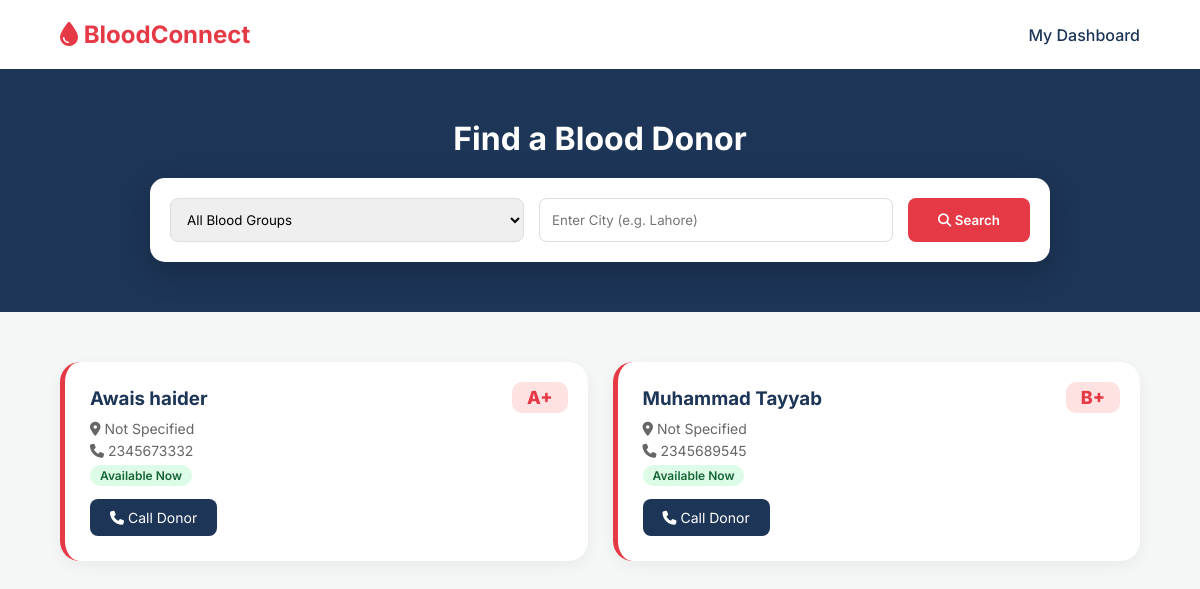
/find-donors.php, run on the app's committed database.
### tables this page shows
CREATE TABLE `users` (
  `id` int(10) UNSIGNED NOT NULL,
  `user_id` varchar(50) NOT NULL,
  `name` varchar(100) NOT NULL,
  `email` varchar(255) NOT NULL,
  `phone` varchar(20) NOT NULL,
  `dob` date NOT NULL,
  `gender` enum('male','female','other') DEFAULT NULL,
  `blood_type` enum('A+','A-','B+','B-','AB+','AB-','O+','O-') NOT NULL,
  `address` text NOT NULL,
  `city` varchar(100) DEFAULT NULL,
  `state` varchar(100) DEFAULT NULL,
  `postal_code` varchar(20) DEFAULT NULL,
  `password_hash` varchar(255) NOT NULL,
  `profile_image` varchar(255) DEFAULT NULL,
  `weight_kg` decimal(5,2) DEFAULT NULL,
  `last_donation_date` date DEFAULT NULL,
  `total_donations` int(11) DEFAULT 0,
  `role` enum('donor','recipient','admin','hospital') DEFAULT 'donor',
  `status` enum('active','inactive','suspended','pending') DEFAULT 'active',
  `available` tinyint(1) DEFAULT 1,
  `email_verified` tinyint(1) DEFAULT 0,
  `email_notifications` tinyint(1) DEFAULT 1,
  `sms_notifications` tinyint(1) DEFAULT 1,
  `push_notifications` tinyint(1) DEFAULT 1,
  `created_at` timestamp NOT NULL DEFAULT current_timestamp(),
  `updated_at` timestamp NOT NULL DEFAULT current_timestamp() ON UPDATE current_timestamp(),
  `last_login` timestamp NULL DEFAULT NULL
);

### find-donors.php (the view, shortened to what this page needs)
<?php
require_once 'config/database.php';
$city = $_GET['city'] ?? '';
$query = "SELECT name, blood_type, phone, city, available FROM users WHERE role = 'donor'";
$query .= " AND status = 'active' ORDER BY last_donation_date ASC";
$donors = $conn->query($query);
?>
<!DOCTYPE html>
<html lang="en">
<head>
    <link rel="stylesheet" href="https://cdnjs.cloudflare.com/ajax/libs/font-awesome/6.4.0/css/all.min.css">
</head>
<body>
<nav class="header">
    <a href="index.php" class="logo"><i class="fas fa-droplet"></i> BloodConnect</a>
    <div>
        <a href="dashboard.php" style="text-decoration:none; color:var(--secondary); font-weight:500;">My Dashboard</a>
    </div>
</nav>
<div class="search-container">
    <h1>Find a Blood Donor</h1>
    <form class="search-box" method="GET">
        <select name="blood_group">
            <option value="">All Blood Groups</option>
        </select>
        <input type="text" name="city" placeholder="Enter City (e.g. Lahore)" value="<?php echo htmlspecialchars($city); ?>">
        <button type="submit" class="btn-search"><i class="fas fa-search"></i> Search</button>
    </form>
</div>
<div class="donors-grid">
    <?php if ($donors->num_rows > 0): ?>
        <?php while($donor = $donors->fetch_assoc()): ?>
        <div class="donor-card">
            <div class="blood-tag"><?php echo $donor['blood_type']; ?></div>
            <div class="donor-info">
                <h3><?php echo htmlspecialchars($donor['name']); ?></h3>
                <p><i class="fas fa-map-marker-alt"></i> <?php echo htmlspecialchars($donor['city'] ?: 'Not Specified'); ?></p>
                <p><i class="fas fa-phone"></i> <?php echo $donor['phone']; ?></p>
                <span class="status <?php echo $donor['available'] ? 'available' : 'unavailable'; ?>">
                    <?php echo $donor['available'] ? 'Available Now' : 'Not Available'; ?>
                </span>
            </div>
            <a href="tel:<?php echo $donor['phone']; ?>" class="btn-contact"><i class="fas fa-phone"></i> Call Donor</a>
        </div>
        <?php endwhile; ?>
    <?php endif; ?>
</div>
</body>
</html>

### find-donors.php (style rules this page uses)
:root { --primary: #e63946; --secondary: #1d3557; --bg: #f4f7f6; }
* { margin: 0; padding: 0; box-sizing: border-box; font-family: 'Inter', sans-serif; }
body { background: var(--bg); color: var(--secondary); }
.header { background: white; padding: 20px 5%; display: flex; justify-content: space-between; align-items: center; box-shadow: 0 2px 10px rgba(0,0,0,0.05); }
.logo { font-size: 24px; font-weight: 700; color: var(--primary); text-decoration: none; }
.search-container { background: var(--secondary); padding: 50px 5%; color: white; text-align: center; }
.search-container h1 { margin-bottom: 20px; font-size: 32px; }
.search-box { background: white; padding: 20px; border-radius: 15px; display: flex; flex-wrap: wrap; gap: 15px; max-width: 900px; margin: 0 auto; box-shadow: 0 10px 30px rgba(0,0,0,0.2); }
.search-box select, .search-box input { flex: 1; padding: 12px; border: 1px solid #ddd; border-radius: 8px; min-width: 150px; }
.btn-search { background: var(--primary); color: white; border: none; padding: 12px 30px; border-radius: 8px; cursor: pointer; font-weight: 600; transition: 0.3s; }
.donors-grid { display: grid; grid-template-columns: repeat(auto-fit, minmax(300px, 1fr)); gap: 25px; padding: 50px 5%; }
.donor-card { background: white; padding: 25px; border-radius: 20px; box-shadow: 0 5px 15px rgba(0,0,0,0.05); position: relative; border-left: 5px solid var(--primary); }
.blood-tag { position: absolute; top: 20px; right: 20px; background: #fee2e2; color: var(--primary); padding: 5px 15px; border-radius: 10px; font-weight: 800; font-size: 18px; }
.donor-info h3 { margin-bottom: 10px; color: var(--secondary); }
.donor-info p { color: #666; font-size: 14px; margin-bottom: 5px; }
.status { font-size: 12px; font-weight: 600; padding: 3px 10px; border-radius: 20px; }
.available { background: #dcfce7; color: #166534; }
.btn-contact { display: inline-block; margin-top: 15px; background: var(--secondary); color: white; padding: 10px 20px; border-radius: 8px; text-decoration: none; font-size: 14px; }

### data on the page
users: blood_type "A+", name "Awais haider", city "Not Specified", phone "2345673332", available "Available Now"
users: blood_type "B+", name "Muhammad Tayyab", city "Not Specified", phone "2345689545", available "Available Now"
